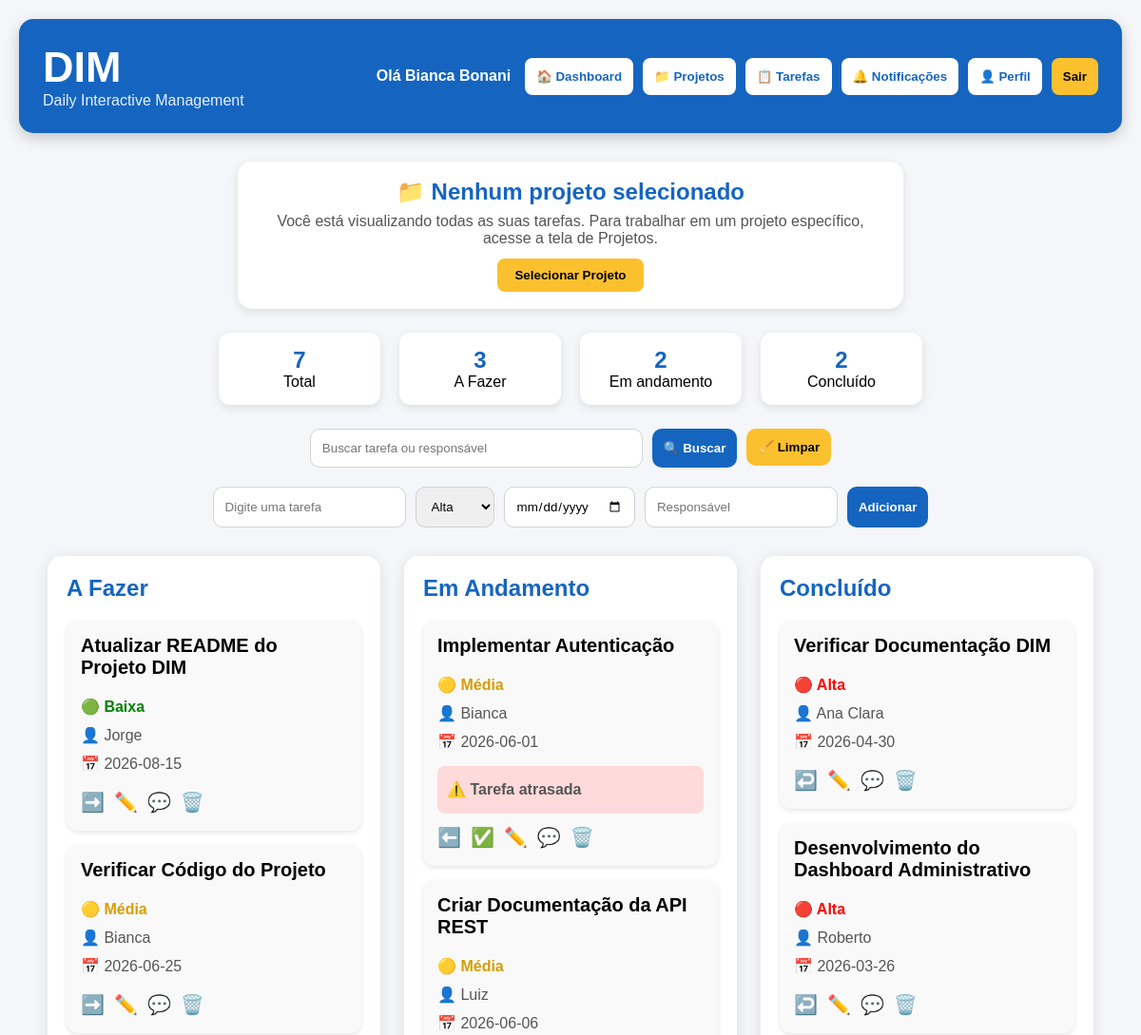
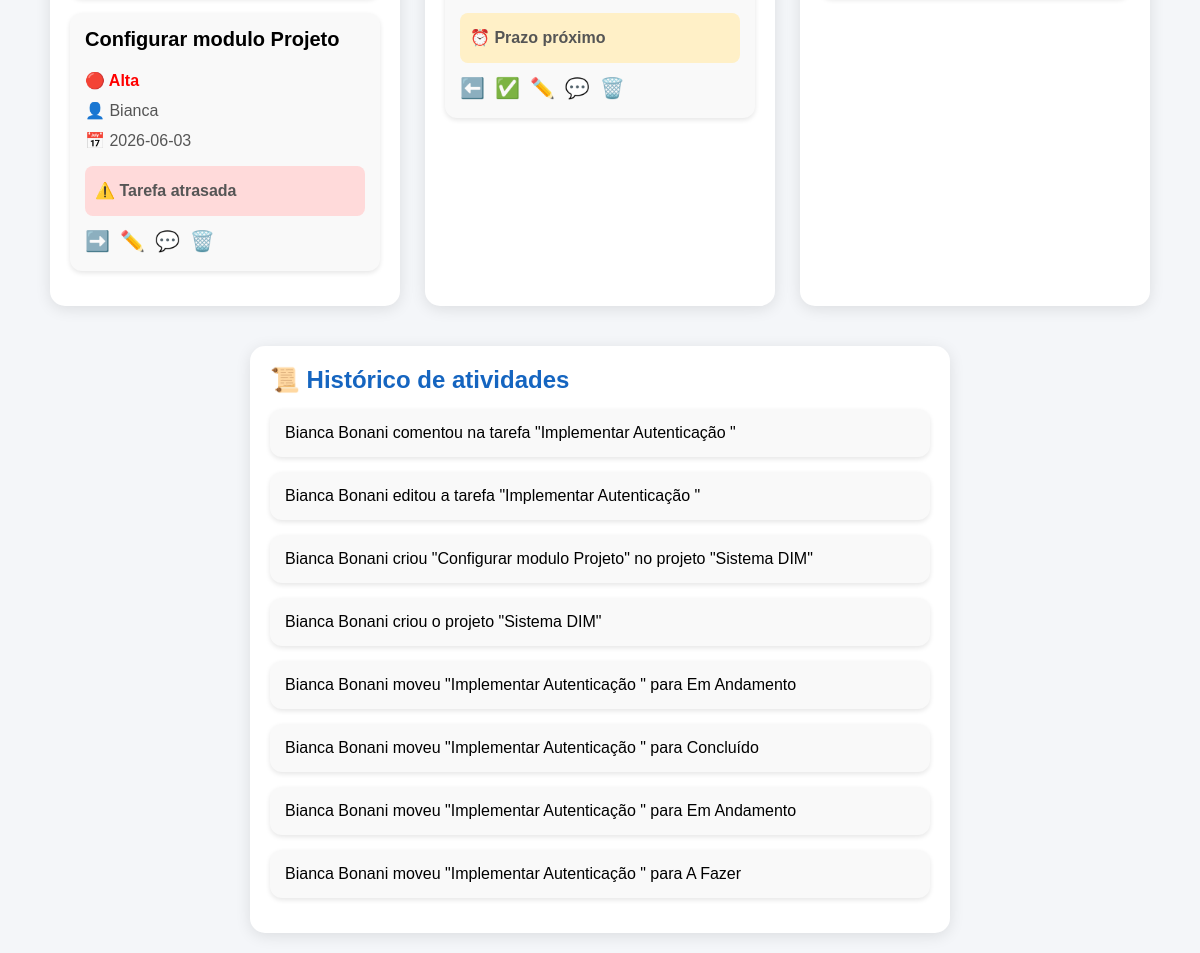
/dashboard (signed in), run on an earlier commit of the app's database (2 pictures, top to bottom).
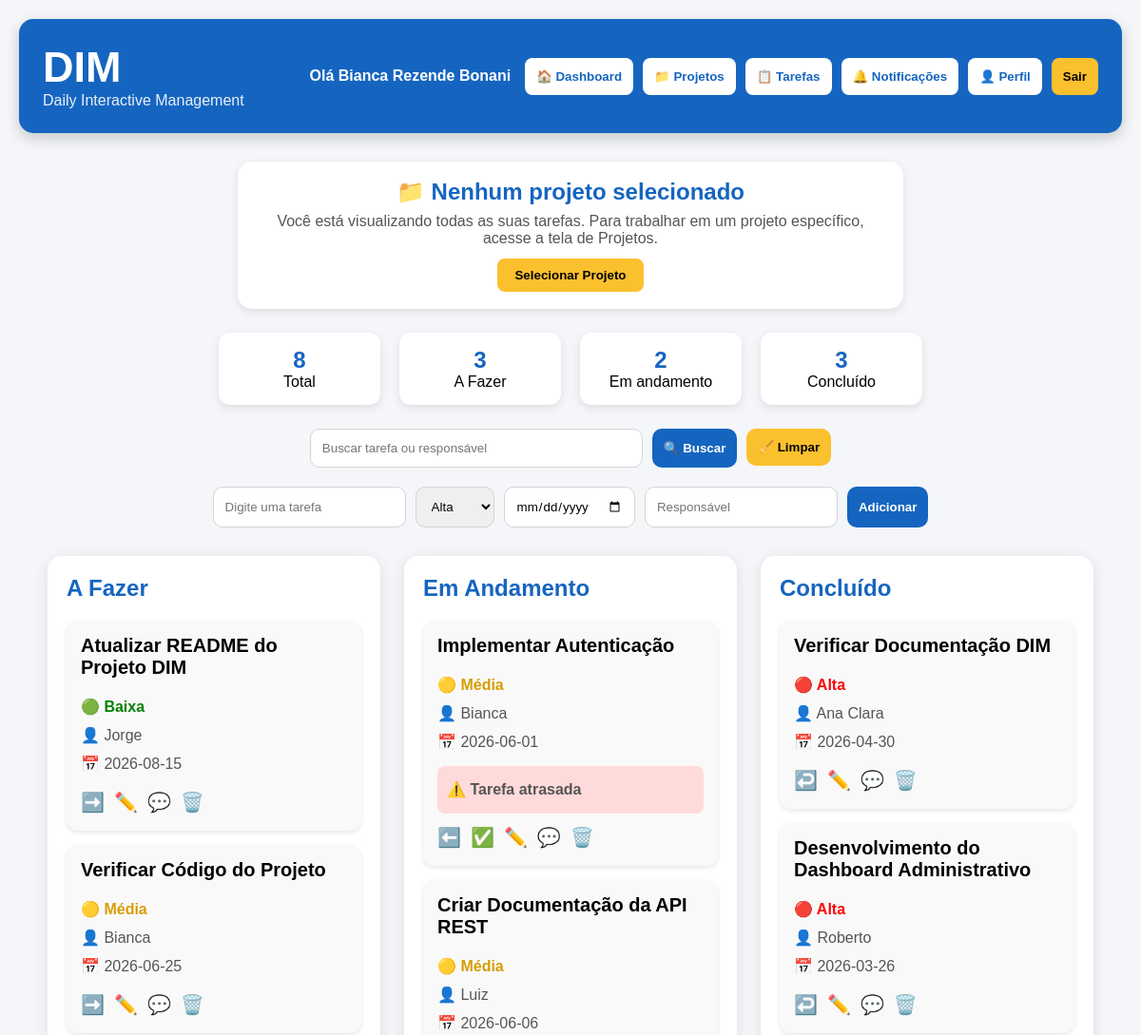
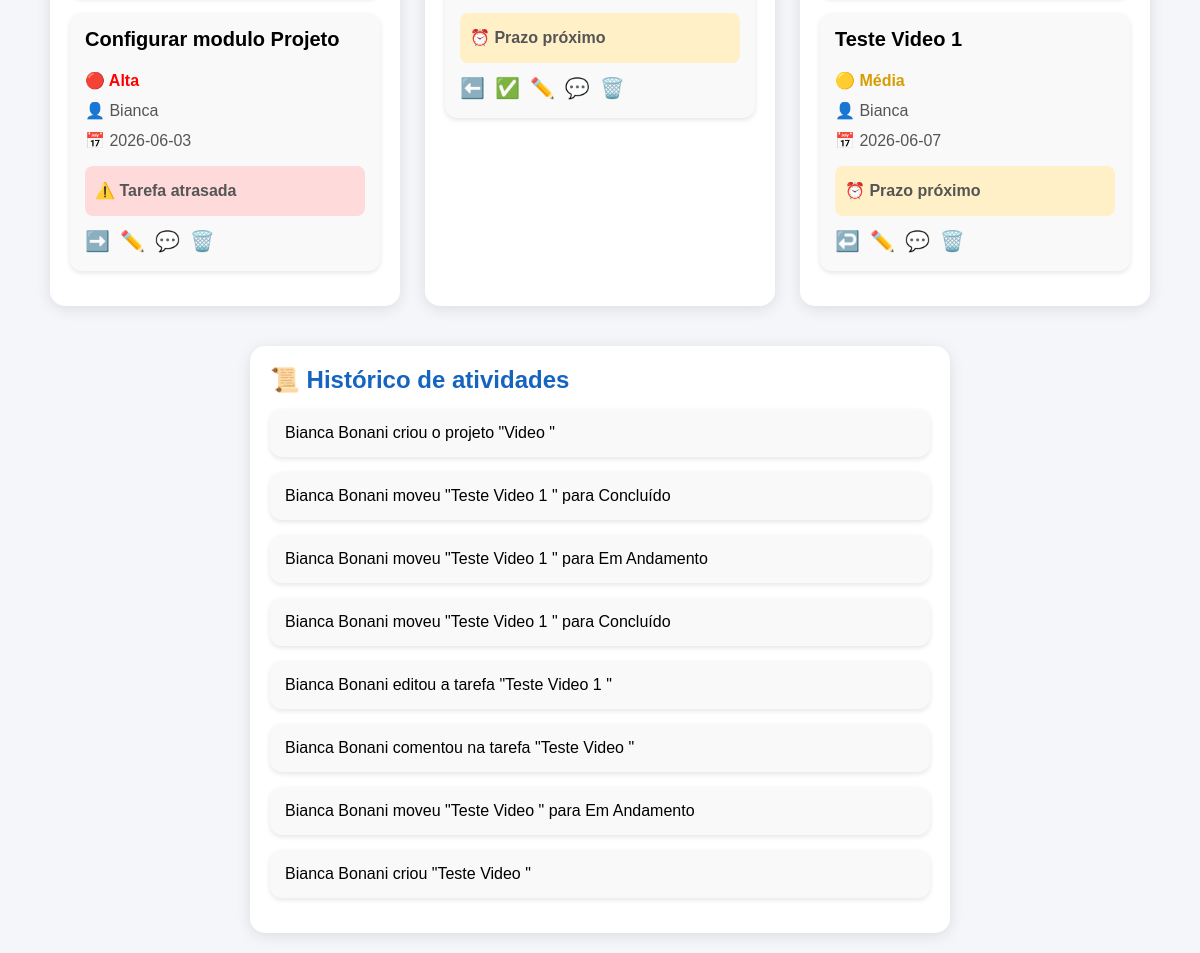
And on a later commit of the database (2 pictures, top to bottom).
### tables this page shows
CREATE TABLE tarefas(
                id INTEGER PRIMARY KEY AUTOINCREMENT,
                tarefa TEXT
            , status TEXT DEFAULT 'A Fazer', usuario_id INTEGER, prioridade TEXT DEFAULT 'Média', prazo TEXT, responsavel TEXT, projeto_id INTEGER);

CREATE TABLE historico(
        id INTEGER PRIMARY KEY AUTOINCREMENT,
        mensagem TEXT
    );

### app.py (the view, shortened to what this page needs)
@app.route("/dashboard", methods=["GET", "POST"])
def dashboard():
    if "usuario_id" not in session:
        return redirect("/login")
    conexao = get_db()
    cursor = conexao.cursor()
    projeto_id = session.get("projeto_id")
    projeto_nome = session.get("projeto_nome")
    busca = request.args.get("busca", "")
    if projeto_id:
        cursor.execute("""
        SELECT id, tarefa, status, usuario_id, prioridade, prazo, responsavel
        FROM tarefas
        WHERE usuario_id=?
        AND projeto_id=?
        """, (session["usuario_id"], projeto_id))
    else:
        cursor.execute("""
        SELECT id, tarefa, status, usuario_id, prioridade, prazo, responsavel
        FROM tarefas
        WHERE usuario_id=?
        """, (session["usuario_id"],))
    tarefas = cursor.fetchall()
    tarefas_novas = []
    hoje = date.today()
    for tarefa in tarefas:
        tarefa = list(tarefa)
        atrasada = False
        proximo = False
        if tarefa[5]:
            try:
                prazo = datetime.strptime(tarefa[5], "%Y-%m-%d").date()
                if prazo < hoje and tarefa[2] != "Concluído":
                    atrasada = True
                elif hoje <= prazo <= hoje + timedelta(days=2):
                    proximo = True
            except:
                pass
        tarefa.append(atrasada)
        tarefa.append(proximo)
        tarefas_novas.append(tarefa)
    tarefas = tarefas_novas
    total = len(tarefas)
    fazer = len([t for t in tarefas if t[2] == "A Fazer"])
    andamento = len([t for t in tarefas if t[2] == "Em Andamento"])
    concluido = len([t for t in tarefas if t[2] == "Concluído"])
    cursor.execute("""
    SELECT *
    FROM historico
    ORDER BY id DESC
    LIMIT 8
    """)
    historico = cursor.fetchall()
    conexao.close()
    return render_template(
        "dashboard.html",
        tarefas=tarefas,
        historico=historico,
        busca=busca,
        total=total,
        fazer=fazer,
        andamento=andamento,
        concluido=concluido,
        projeto_nome=projeto_nome
    )

### app.py (called while the page is built)
def get_db():
    conexao = sqlite3.connect("dim.db")
    return conexao

### templates/dashboard.html (shortened to what this page needs)
<!DOCTYPE html>
<html lang="pt-BR">
<head>
</head>
<body>
<div class="topo">
<div class="logo">
<h1>DIM</h1>
<p>Daily Interactive Management</p>
</div>
<div class="usuario-topo">
<span>Olá {{session["nome"]}}</span>
<div class="menu-botoes">
<a href="/dashboard">
<button class="btn-projetos">
🏠 Dashboard
</button>
</a>
<a href="/projetos">
<button class="btn-projetos">
📁 Projetos
</button>
</a>
<a href="/tarefas">
<button class="btn-projetos">
📋 Tarefas
</button>
</a>
<a href="/notificacoes">
<button class="btn-projetos">
🔔 Notificações
</button>
</a>
<a href="/perfil">
<button class="btn-perfil">
👤 Perfil
</button>
</a>
<a href="/logout">
<button class="btn-sair">
Sair
</button>
</a>
</div>
</div>
</div>
<div class="projeto-atual">
{% if projeto_nome %}
<h2>📁 Projeto atual: {{ projeto_nome }}</h2>
<p>
As tarefas exibidas abaixo pertencem ao projeto selecionado.
</p>
<a href="/limpar_projeto">
<button>
Ver todas as tarefas
</button>
</a>
{% else %}
<h2>📁 Nenhum projeto selecionado</h2>
<p>
Você está visualizando todas as suas tarefas. Para trabalhar em um projeto específico, acesse a tela de Projetos.
</p>
<a href="/projetos">
<button>
Selecionar Projeto
</button>
</a>
{% endif %}
</div>
<div class="estatisticas">
<div class="stat">
<h2>{{total}}</h2>
<p>Total</p>
</div>
<div class="stat">
<h2>{{fazer}}</h2>
<p>A Fazer</p>
</div>
<div class="stat">
<h2>{{andamento}}</h2>
<p>Em andamento</p>
</div>
<div class="stat">
<h2>{{concluido}}</h2>
<p>Concluído</p>
</div>
</div>
<form method="GET" class="busca">
<input
type="text"
name="busca"
value="{{busca}}"
placeholder="Buscar tarefa ou responsável">
<button type="submit">
🔍 Buscar
</button>
<a href="/dashboard">
<button type="button" class="limpar">
🧹 Limpar
</button>
</a>
</form>
<form method="POST" class="formulario">
<input
type="text"
name="tarefa"
placeholder="Digite uma tarefa">
<select name="prioridade">
<option>Alta</option>
</select>
<input
type="date"
name="prazo">
<input
type="text"
name="responsavel"
placeholder="Responsável">
<button>
Adicionar
</button>
</form>
<div class="kanban">
{% for coluna in ["A Fazer","Em Andamento","Concluído"] %}
<div class="coluna">
<h2>{{coluna}}</h2>
{% for tarefa in tarefas %}
{% if tarefa[2]==coluna %}
<div class="card">
<b>
{{tarefa[1]}}
</b>
<div class="info">
{% if tarefa[4]=="Alta" %}
<div class="prioridade-alta">
🔴 Alta
</div>
{% elif tarefa[4]=="Média" %}
<div class="prioridade-media">
🟡 Média
</div>
{% else %}
<div class="prioridade-baixa">
🟢 Baixa
</div>
{% endif %}
👤 {{tarefa[6]}}
<br>
📅 {{tarefa[5]}}
{% if tarefa[8] %}
<div class="proximo">
⏰ Prazo próximo
</div>
{% endif %}
{% if tarefa[7] %}
<div class="atrasada">
⚠️ Tarefa atrasada
</div>
{% endif %}
<div class="acoes">
{% if coluna=="A Fazer" %}
<a href="/mudar/{{tarefa[0]}}/Em Andamento" title="Mover para Em Andamento">
➡️
</a>
{% elif coluna=="Em Andamento" %}
<a href="/mudar/{{tarefa[0]}}/A Fazer" title="Voltar para A Fazer">
⬅️
</a>
<a href="/mudar/{{tarefa[0]}}/Concluído" title="Mover para Concluído">
✅
</a>
{% elif coluna=="Concluído" %}
<a href="/mudar/{{tarefa[0]}}/Em Andamento" title="Voltar para Em Andamento">
↩️
</a>
{% endif %}
<a href="/editar/{{tarefa[0]}}" title="Editar tarefa">
✏️
</a>
<a href="/comentarios/{{tarefa[0]}}" title="Comentários">
💬
</a>
<a href="/excluir/{{tarefa[0]}}" title="Excluir tarefa">
🗑️
</a>
</div>
</div>
</div>
{% endif %}
{% endfor %}
</div>
{% endfor %}
</div>
<div class="historico">
<h2>
📜 Histórico de atividades
</h2>
{% for item in historico %}
<div class="card">
{{item[1]}}
</div>
{% endfor %}
</div>
</body>
</html>

What changed in the data, as far as the page shows it:
no longer on this page (row unchanged): historico: mensagem "Bianca Bonani comentou na tarefa \"Implementar Autenticação \""
no longer on this page (row unchanged): historico: mensagem "Bianca Bonani editou a tarefa \"Implementar Autenticação \""
no longer on this page (row unchanged): historico: mensagem "Bianca Bonani criou \"Configurar modulo Projeto\" no projeto \"Sistema DIM\""
no longer on this page (row unchanged): historico: mensagem "Bianca Bonani criou o projeto \"Sistema DIM\""
no longer on this page (row unchanged): historico: mensagem "Bianca Bonani moveu \"Implementar Autenticação \" para Em Andamento"
no longer on this page (row unchanged): historico: mensagem "Bianca Bonani moveu \"Implementar Autenticação \" para Concluído"
no longer on this page (row unchanged): historico: mensagem "Bianca Bonani moveu \"Implementar Autenticação \" para Em Andamento"
no longer on this page (row unchanged): historico: mensagem "Bianca Bonani moveu \"Implementar Autenticação \" para A Fazer"
added tarefas: tarefa "Teste Video 1", prioridade "🟡 Média", responsavel "Bianca", prazo "2026-06-07", shows "⏰ Prazo próximo", shown under "Concluído"
added historico: mensagem "Bianca Bonani criou o projeto \"Video \""
added historico: mensagem "Bianca Bonani moveu \"Teste Video 1 \" para Concluído"
added historico: mensagem "Bianca Bonani moveu \"Teste Video 1 \" para Em Andamento"
added historico: mensagem "Bianca Bonani moveu \"Teste Video 1 \" para Concluído"
added historico: mensagem "Bianca Bonani editou a tarefa \"Teste Video 1 \""
added historico: mensagem "Bianca Bonani comentou na tarefa \"Teste Video \""
added historico: mensagem "Bianca Bonani moveu \"Teste Video \" para Em Andamento"
added historico: mensagem "Bianca Bonani criou \"Teste Video \""
Also different on the page:
{{ session["nome"] }}: "Bianca Bonani" → "Bianca Rezende Bonani"
{{ total }}: "7" → "8"
{{ concluido }}: "2" → "3"
